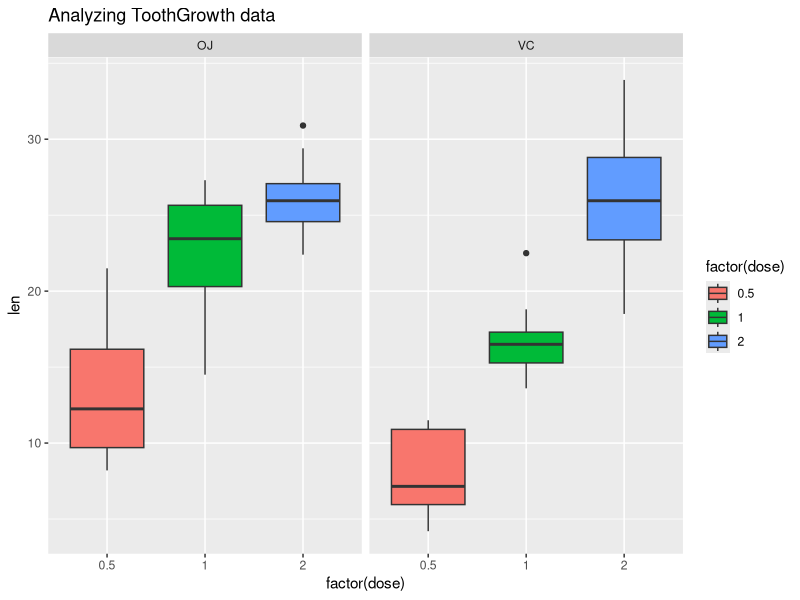

This figure's R source:
## ---- chunk 1
library(datasets)
data("ToothGrowth")
## ---- chunk 2
head(ToothGrowth)
summary(ToothGrowth)
## ---- chunk 3
library(ggplot2)
plot <- ggplot(ToothGrowth,aes(x=factor(dose),y=len,fill=factor(dose)))+geom_boxplot()
plot <- plot+facet_grid(.~supp)+ggtitle("Analyzing ToothGrowth data")
plot
## ---- chunk 4
vc <- subset(ToothGrowth, supp == "VC")
oj <- subset(ToothGrowth, supp == "OJ")

# get number of samples
n_oj <- nrow(oj); n_vc <- nrow(vc)

# get means
mean_vc <- mean(vc$len); 
mean_oj <- mean(oj$len)

# get variances
var_vc <- var(vc$len); var_oj <- var(oj$len)

# calculate pooled standard deviation
sp <- sqrt(((n_vc-1)*var_vc + (n_oj-1)*var_oj)/(n_vc+n_oj-2))

# calculate the 95% confidence interval
mean_vc - mean_oj + c(-1,1) * qt(0.975, df = n_vc + n_oj -2) * sp * (1/n_vc + 1/n_oj)^.5
## ---- chunk 5
# Subset data for comparing dosage level 0.5 vs 1
dose0.5_1 <- subset(ToothGrowth, dose %in% c(0.5,1))

# Subset data for comparing dosage level 0.5 vs 2
dose0.5_2 <- subset(ToothGrowth, dose %in% c(0.5,2))

# Subset data for comparing dosage level 1 vs 2
dose1_2 <- subset(ToothGrowth, dose %in% c(1,2))
## ---- chunk 6
t.test(len ~ dose, data=dose0.5_1)
## ---- chunk 7
t.test(len ~ dose, data=dose0.5_2)
## ---- chunk 8
t.test(len ~ dose, data=dose1_2)
## ---- chunk 9
# Subset data for dosage level 0.5
dose0.5 <- subset(ToothGrowth, dose == 0.5)

# Subset data for dosage level 1
dose1 <- subset(ToothGrowth, dose == 1)

# Subset data for dosage level 2
dose2 <- subset(ToothGrowth, dose == 2)
## ---- chunk 10
t.test(len ~ supp, data = dose0.5)
## ---- chunk 11
t.test(len ~ supp, data = dose1)
## ---- chunk 12
t.test(len ~ supp, data = dose2)
